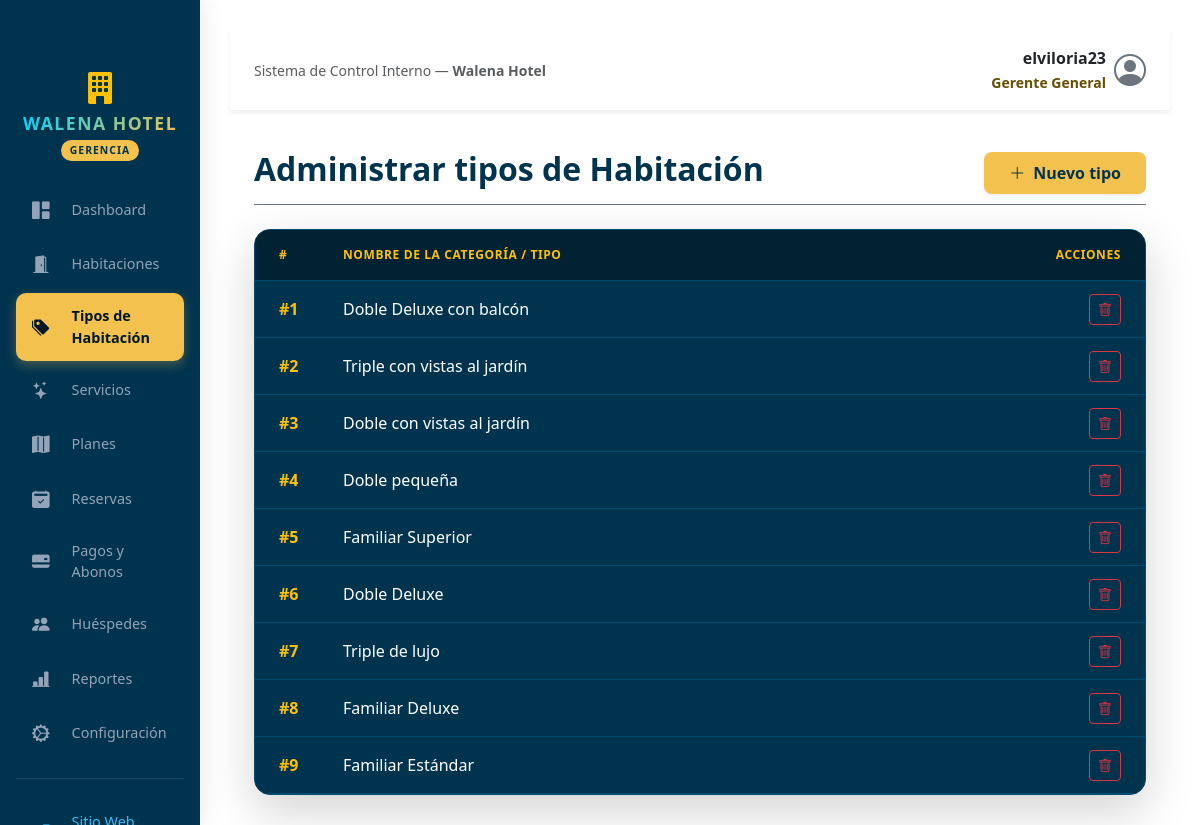
The app's page /gerente/tipos/ (signed in) with its own data.
### hotel_walena/models.py (models this page shows, shortened)
class TipoHabitacion(models.Model):
    nombre = models.CharField(max_length=100, unique=True)
    class Meta:
        db_table = 'hotel_walena_tipohabitacion'

### hotel_walena/views.py (the view)
# urls.py: path('gerente/tipos/', gerente_tipos, name='gerente_tipos'),
@login_required(login_url='/login/')
@user_passes_test(es_gerente, login_url='/habitaciones/')
def gerente_tipos(request):
    tipos = TipoHabitacion.objects.all()
    if request.method == 'POST':
        nombre_tipo = request.POST.get('tipo')
        if nombre_tipo:
            TipoHabitacion.objects.get_or_create(nombre=nombre_tipo)
            messages.success(request, "Tipo de habitación creado con éxito.")
            return redirect('gerente_tipos')
    return render(request, 'gerente/tipos.html', {'tipos': tipos})

### hotel_walena/context_processors.py (called while the page is built)
def hotel_context(request):
    try:
        config, _ = HotelConfig.objects.get_or_create(id=1)
    except DatabaseError:
        config = None
    return {'hotel': config}

### hotel_walena/views.py (called while the page is built)
def es_gerente(user):
    if not user.is_authenticated:
        return False
    return user.is_superuser

### hotel_walena/templates/gerente/tipos.html (shortened to what this page needs)
{% extends 'base_gerente.html' %}
{% block content %}
<div class="d-flex justify-content-between flex-wrap flex-md-nowrap align-items-center pt-3 pb-2 mb-4 border-bottom border-secondary">
    <h1 class="h2 fw-bold" style="color: #00334e !important;">Administrar tipos de Habitación</h1>
    <button type="button" class="btn fw-bold px-4 py-2 shadow-sm" data-bs-toggle="modal" data-bs-target="#modalCrearTipo" style="background-color: #f2c14e; color: #00334e; border-radius: 8px;">
        <i class="bi bi-plus-lg me-1"></i> Nuevo tipo
    </button>
</div>
<div class="card border-0 shadow-lg rounded-4 overflow-hidden" style="background-color: #00334e !important; border: 1px solid #004d73 !important;">
    <div class="card-body p-0">
        <div class="table-responsive">
            <table class="table align-middle mb-0" style="background-color: #00334e !important; color: #ffffff; border-color: #004d73;">
                <thead style="background-color: #002233 !important; font-size: 0.75rem; text-transform: uppercase; letter-spacing: 0.05em;">
                    <tr class="align-middle">
                        <th class="py-3 px-4 bg-transparent text-warning text-nowrap" style="width: 80px;">#</th>
                        <th class="bg-transparent text-warning text-nowrap">Nombre de la Categoría / Tipo</th>
                        <th class="text-end px-4 bg-transparent text-warning text-nowrap">Acciones</th>
                    </tr>
                </thead>
                <tbody class="border-top-0" style="background-color: #00334e !important;">
                    {% for t in tipos %}
                    <tr style="background-color: #00334e !important; border-bottom: 1px solid #004d73;">
                        <td class="py-3 px-4 bg-transparent">
                            <span class="fw-bold text-warning">#{{ forloop.counter }}</span>
                        </td>
                        <td class="text-white fw-medium bg-transparent">
                            {{ t.nombre }}
                        </td>
                        <td class="text-end px-4 bg-transparent">
                            <div class="d-inline-flex gap-1">
                                <form action="{% url 'eliminar_tipo_habitacion' t.id %}" method="POST" class="d-inline">
                                    <button type="submit" class="btn btn-sm btn-outline-danger px-2 py-1" title="Eliminar Tipo" onclick="return confirm('¿Estás seguro de eliminar este tipo? Las habitaciones existentes no se eliminarán.');">
                                        <i class="bi bi-trash"></i>
                                    </button>
                                </form>
                            </div>
                        </td>
                    </tr>
                    {% endfor %}
                </tbody>
            </table>
        </div>
    </div>
</div>
{% endblock %}

### hotel_walena/templates/base_gerente.html (shortened to what this page needs)
{% load static %}
<!DOCTYPE html>
<html lang="es">
<head>
    <link rel="stylesheet" href="{% static 'css/bootstrap.css' %}">
    <link rel="stylesheet" href="{% static 'css/bootstrap-icons.min.css' %}">
    <link rel="stylesheet" href="{% static 'css/style.css' %}">
</head>
<body class="gerente-body">
    <div class="container-fluid p-0">
        <div class="row g-0">
            <nav id="sidebarMenu" class="col-md-3 col-lg-2 sidebar-gerente collapse d-md-block">
                <div class="sidebar-wrapper">
                    <div class="sidebar-brand-container text-center mb-4">
                        <div class="brand-logo-icon mb-2">
                            <i class="bi bi-building-fill text-warning"></i>
                        </div>
                        <h5 class="brand-title mb-1">WALENA HOTEL</h5>
                        <span class="badge badge-gerente-rol">GERENCIA</span>
                    </div>
                    <ul class="nav flex-column sidebar-nav gap-1">
                        <li class="nav-item">
                            <a class="nav-link {% if request.resolver_match.url_name == 'gerente_dashboard' %}active{% endif %}" href="{% url 'gerente_dashboard' %}">
                                <i class="bi bi-grid-1x2-fill"></i>
                                <span>Dashboard</span>
                            </a>
                        </li>
                        <li class="nav-item">
                            <a class="nav-link {% if request.resolver_match.url_name == 'gerente_habitaciones' %}active{% endif %}" href="{% url 'gerente_habitaciones' %}">
                                <i class="bi bi-door-open-fill"></i>
                                <span>Habitaciones</span>
                            </a>
                        </li>
                        <li class="nav-item">
                            <a class="nav-link {% if request.resolver_match.url_name == 'gerente_tipos' %}active{% endif %}" href="{% url 'gerente_tipos' %}">
                                <i class="bi bi-tags-fill"></i>
                                <span>Tipos de Habitación</span>
                            </a>
                        </li>
                        <li class="nav-item">
                            <a class="nav-link {% if request.resolver_match.url_name == 'gerente_servicios' %}active{% endif %}" href="{% url 'gerente_servicios' %}">
                                <i class="bi bi-stars"></i>
                                <span>Servicios</span>
                            </a>
                        </li>
                        <li class="nav-item">
                            <a class="nav-link {% if request.resolver_match.url_name == 'gerente_planes' %}active{% endif %}" href="{% url 'gerente_planes' %}">
                                <i class="bi bi-map-fill"></i>
                                <span>Planes</span>
                            </a>
                        </li>
                        <li class="nav-item">
                            <a class="nav-link {% if request.resolver_match.url_name == 'gerente_reservas' %}active{% endif %}" href="{% url 'gerente_reservas' %}">
                                <i class="bi bi-calendar2-check-fill"></i>
                                <span>Reservas</span>
                            </a>
                        </li>
                        <li class="nav-item">
                            <a class="nav-link {% if request.resolver_match.url_name == 'gerente_pagos' %}active{% endif %}" href="{% url 'gerente_pagos' %}">
                                <i class="bi bi-credit-card-2-back-fill"></i>
                                <span>Pagos y Abonos</span>
                            </a>
                        </li>
                        <li class="nav-item">
                            <a class="nav-link {% if request.resolver_match.url_name == 'gerente_huespedes' %}active{% endif %}" href="{% url 'gerente_huespedes' %}">
                                <i class="bi bi-people-fill"></i>
                                <span>Huéspedes</span>
                            </a>
                        </li>
                        <li class="nav-item">
                            <a class="nav-link {% if request.resolver_match.url_name == 'gerente_reportes' %}active{% endif %}" href="{% url 'gerente_reportes' %}">
                                <i class="bi bi-bar-chart-line-fill"></i>
                                <span>Reportes</span>
                            </a>
                        </li>
                        <li class="nav-item">
                            <a class="nav-link {% if request.resolver_match.url_name == 'gerente_configuracion' %}active{% endif %}" href="{% url 'gerente_configuracion' %}">
                                <i class="bi bi-gear-wide-connected"></i>
                                <span>Configuración</span>
                            </a>
                        </li>
                        <li class="sidebar-divider my-3"></li>
                        <li class="nav-item">
                            <a class="nav-link nav-link-external" href="{% url 'home' %}" target="_blank">
                                <i class="bi bi-box-arrow-up-right"></i>
                                <span>Sitio Web Hotel</span>
                            </a>
                        </li>
                    </ul>
                </div>
            </nav>
            <main class="col-md-9 ms-sm-auto col-lg-10 main-content-gerente">
                <header class="topbar-gerente d-flex justify-content-between align-items-center mb-4 px-3 px-md-4 py-3 shadow-sm">
                    <div class="d-none d-md-block">
                        <span class="text-muted small">Sistema de Control Interno — <strong>Walena Hotel</strong></span>
                    </div>
                    <div class="dropdown">
                        <button class="btn p-0 border-0 bg-transparent d-flex align-items-center gap-2" type="button" data-bs-toggle="dropdown" aria-expanded="false">
                            <div class="text-end d-none d-sm-block">
                                <div class="fw-bold text-dark">{{ request.user.username }}</div>
                                <small class="text-warning-emphasis fw-semibold">Gerente General</small>
                            </div>
                            <div class="avatar-circle">
                                <i class="bi bi-person-circle fs-2 text-secondary"></i>
                            </div>
                        </button>
                    </div>
                </header>
                <div class="container-fluid px-4">
                    {% block content %}
                    {% endblock %}
                </div>
            </main>
        </div>
    </div>
</body>
</html>

### hotel_walena/public/css/style.css (style rules this page uses)
html { overflow-y: scroll; }
.brand-title { font-size: 4rem; font-weight: 800; line-height: 0.8; background: linear-gradient(135deg, #00d2ff, #f2c14e); background-clip: text; -webkit-background-clip: text; -webkit-text-fill-color: transparent; color: transparent; display: inline-block; }
:root { --walena-gold: #f2c14e; --walena-orange: #d97706; --walena-navy: #00334e; --walena-dark: #212529; }
.sidebar-gerente { position: fixed; top: 0; bottom: 0; left: 0; z-index: 100; padding: 48px 0 0; box-shadow: inset -1px 0 0 rgba(0, 0, 0, .1); background-color: #00334e !important; }
.sidebar-gerente .nav-link { color: rgba(255, 255, 255, 0.8); font-weight: 500; padding: 12px 20px; transition: all 0.3s; }
.sidebar-gerente .nav-link:hover, .sidebar-gerente .nav-link.active { color: #f2c14e !important; background-color: rgba(255, 255, 255, 0.05); }
.sidebar-gerente .nav-link i { margin-right: 10px; font-size: 1.1rem; }
.badge-gerente-rol { background-color: #f2c14e !important; color: #00334e !important; font-weight: bold; }
.main-content-gerente { margin-left: 260px; padding: 30px; }
.sidebar-gerente { background: #001826; min-height: 100vh; box-shadow: 4px 0 20px rgba(0, 0, 0, 0.08); z-index: 1000; }
.sidebar-wrapper { padding: 1.5rem 1rem; position: sticky; top: 0; }
.brand-logo-icon { font-size: 2rem; line-height: 1; }
.brand-title { color: #ffffff; font-weight: 800; letter-spacing: 1.5px; font-size: 1.1rem; }
.badge-gerente-rol { background-color: rgba(242, 193, 78, 0.15); color: #f2c14e; border: 1px solid rgba(242, 193, 78, 0.3); font-size: 0.65rem; letter-spacing: 1px; padding: 0.4em 0.8em; border-radius: 20px; }
.sidebar-nav .nav-link { color: #94a3b8; font-weight: 500; font-size: 0.9rem; padding: 0.75rem 1rem; border-radius: 10px; display: flex; align-items: center; gap: 0.75rem; transition: all 0.2s ease; }
.sidebar-nav .nav-link i { font-size: 1.1rem; transition: transform 0.2s ease; color: #94a3b8; }
.sidebar-nav .nav-link.active, .sidebar-nav .nav-link.active i, .sidebar-nav .nav-link.active span { color: #001826 !important; background-color: #f2c14e !important; font-weight: 700 !important; }
.sidebar-nav .nav-link.active { box-shadow: 0 4px 12px rgba(242, 193, 78, 0.3); }
.sidebar-divider { border-top: 1px solid rgba(255, 255, 255, 0.1); }
.sidebar-nav .nav-link-external { color: #38bdf8; }
.sidebar-nav .nav-link-external i { color: #38bdf8; }
.avatar-circle i { transition: transform 0.2s ease; }
:root { --bg-principal: #ffffff; --texto-principal: #212529; --card-bg: #ffffff; --border-color: #dee2e6; }
body { background-color: var(--bg-principal) !important; color: var(--texto-principal) !important; transition: background-color 0.3s ease, color 0.3s ease; }
:root { --walena-dark: #0f172a; --walena-darker: #090d16; --walena-gold: #f2c14e; --walena-card: #1e293b; }

### records on screen
TipoHabitacion: nombre "Doble Deluxe con balcón"
TipoHabitacion: nombre "Triple con vistas al jardín"
TipoHabitacion: nombre "Doble con vistas al jardín"
TipoHabitacion: nombre "Doble pequeña"
TipoHabitacion: nombre "Familiar Superior"
TipoHabitacion: nombre "Doble Deluxe"
TipoHabitacion: nombre "Triple de lujo"
TipoHabitacion: nombre "Familiar Deluxe"
TipoHabitacion: nombre "Familiar Estándar"

### other values on screen
{{ request.user.username }} "elviloria23"
